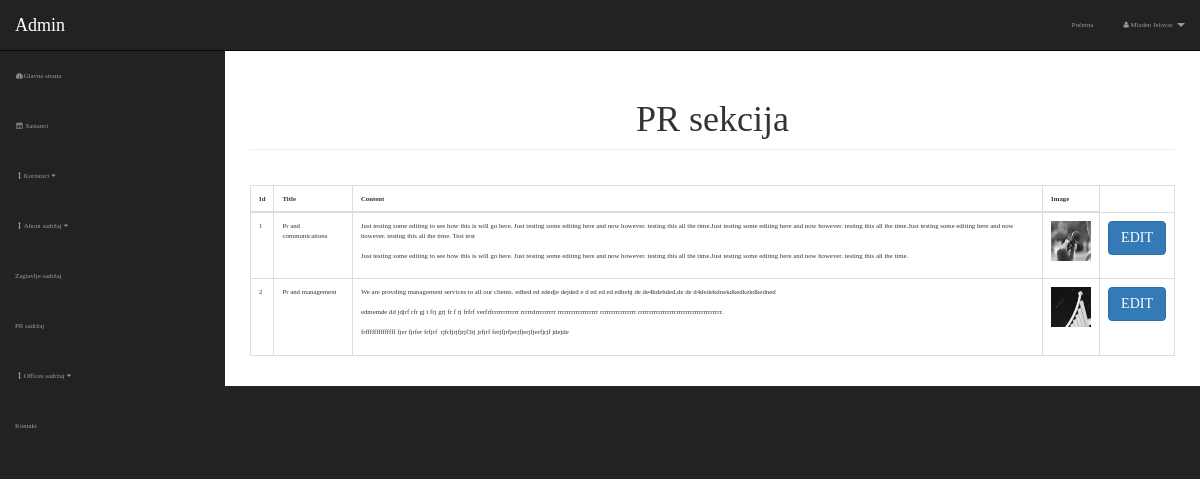
The page /admin/pr.php (signed in) on the database its author committed.
### tables this page shows
CREATE TABLE `pr` (
  `pr_id` int(3) NOT NULL,
  `pr_title` varchar(255) NOT NULL,
  `pr_content` varchar(1200) NOT NULL,
  `pr_image` text NOT NULL
);

### admin/includes/view-pr.php (the view)
<table class="table table-bordered table-hover printit" style="margin-top: 35px !important;">
                        <thead>
                             <th>Id</th>
                             <th>Title</th>
                             <th>Content</th>
                             <th>Image</th>
                        </thead>
                        <tbody>
                             <?php
                                     $query = "select * from pr";
                                     $select = mysqli_query($connection, $query);
                                     while($row = mysqli_fetch_assoc($select)){
                                       $pr_id = $row['pr_id'];
                                       $pr_title = $row['pr_title'];
                                       $pr_content = $row['pr_content'];
                                       $pr_image = $row['pr_image'];
                                      echo "<tr>";
                                       echo "<td>$pr_id</td>";
                                       echo "<td>$pr_title</td>";
                                       echo "<td>$pr_content</td>";
                                       echo "<td><img alt='pr' height='40' width='40' src='../img/$pr_image'></td>";
                                       echo "<td ><a class='btn btn-primary' href='pr.php?option=edit&pr_id=$pr_id'>EDIT</a></td>";
                                    echo "</tr>";
                                     }
                                ?>
                       </tbody>
</table>

### admin/css/sb-admin.css (style rules this page uses)
body { margin-top: 100px; background-color: #222; }
@media (min-width:768px) { body { margin-top: 50px; } }

### style/style.css (style rules this page uses)
:root { --color-primary: rgba(31,31,31); --color-secondary: rgba(255,198,39); }
* { padding: 0; margin: 0; box-sizing: border-box; }
body { font-family: 'Montserrat Regular', fira-sans; font-size: 68%; }

### admin/includes/header.php (style rules this page uses)
body, .not_shown { visibility: hidden; }
.printit { visibility: visible; }

### rows shown on the page
pr: pr_id "1", pr_title "Pr and communications", pr_content "Just testing some editing to see how this is will go here. Just testing some editing here and now however. testing this all the time.Just testing some editing here and now however. testing this all the time.Just testing some editing here and now however. testing this all the time. Test test Just testing some editing to see how this is will go here. Just testing some editing here and now however. testing this all the time.Just testing some editing here and now however. testing this all the time.", pr_image (picture)
pr: pr_id "2", pr_title "Pr and management", pr_content "We are provding management services to all our clients. edhed ed ededje dejded e d ed ed ed edhehj de de4hdehded.de de d4dedekdnekdkedkekdkedned edmemde dd jdjrf rfr gj t frj grj fr f rj frfrf verfrfrrrrrrrrrrrr rrrrrdrrrrrrrrr rrrrrrrrrrrrrrrrrr rrrrrrrrrrrrrrrr rrrrrrrrrrrrrrrrrrrrrrrrrrrrrrrrrrrrr. frffffffffffffff fjer fjrfer frfjrf rjfrfjrjfjrjf3rj jrfjrf ferjfjrfjerjfjerjfjerfjrjf jdejde", pr_image (picture)

### other values the page prints
$_SESSION['firstname'] "Mladen"
$_SESSION['lastname'] "Jelovac"
